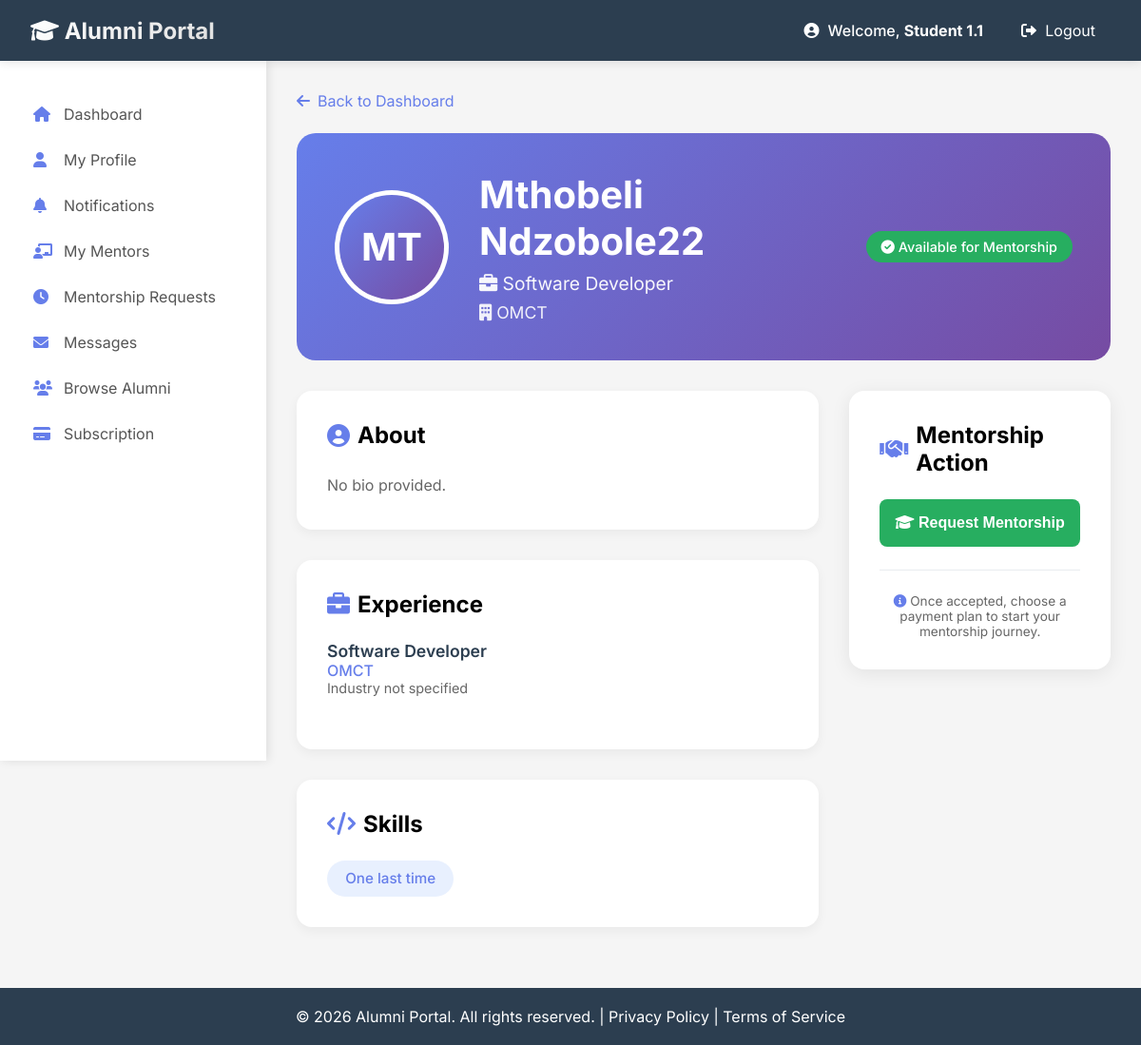
Page /student/alumni/2 (signed in) on the committed database.
### app/models/user.py (models this page shows)
class User(db.Model):
    __tablename__ = 'users'
    id = db.Column(db.Integer, primary_key=True)
    full_name = db.Column(db.String(100))
    email = db.Column(db.String(120), unique=True, nullable=False)
    password_hash = db.Column(db.Text, nullable=False)
    role = db.Column(db.String(20), nullable=False)
    profile_picture = db.Column(db.Text, default='default_avatar.png')
    created_at = db.Column(db.DateTime, default=datetime.utcnow)

class AlumniProfile(db.Model):
    __tablename__ = 'alumni_profiles'
    id = db.Column(db.Integer, primary_key=True)
    user_id = db.Column(db.Integer, db.ForeignKey('users.id', ondelete='CASCADE'), unique=True)
    job_title = db.Column(db.String(100))
    company = db.Column(db.String(100))
    industry = db.Column(db.String(100))
    skills = db.Column(db.Text)
    graduation_year = db.Column(db.Integer)
    mentorship_available = db.Column(db.Boolean, default=True)
    rating_count = db.Column(db.Integer, default=0)

### app/routes/student_routes.py (the view)
@student_bp.route("/alumni/<int:alumni_id>")
def view_alumni(alumni_id):
    user = get_current_user()
    if not user or user.role != 'student':
        return redirect(url_for('views.login_page'))
    alumni = User.query.get_or_404(alumni_id)
    if alumni.role != 'alumni':
        flash('User is not an alumni.', 'error')
        return redirect(url_for('student.dashboard'))
    profile = AlumniProfile.query.filter_by(user_id=alumni_id).first()
    from ..models.user import ConnectionRequest
    connection = ConnectionRequest.query.filter(
        ((ConnectionRequest.sender_id == user.id) & (ConnectionRequest.receiver_id == alumni_id)) |
        ((ConnectionRequest.sender_id == alumni_id) & (ConnectionRequest.receiver_id == user.id))
    ).first()
    connection_status = 'none'
    if connection:
        connection_status = connection.status
    mentorship_request = MentorshipRequest.query.filter_by(
        student_id=user.id,
        alumni_id=alumni_id
    ).first()
    print("="*50)
    print(f"VIEW ALUMNI DEBUG:")
    print(f"Alumni ID: {alumni_id}")
    print(f"Student ID: {user.id}")
    print(f"Connection Status: {connection_status}")
    print(f"Profile exists: {profile is not None}")
    if profile:
        print(f"Mentorship Available: {profile.mentorship_available}")
    print(f"Mentorship Request: {mentorship_request}")
    print("="*50)
    if mentorship_request:
        print(f"Mentorship Request Status: {mentorship_request.status}")
    return render_template("student/view_alumni.html",
                         user=user,
                         alumni=alumni,
                         profile=profile,
                         connection_status=connection_status,
                         mentorship_request=mentorship_request)

### app/routes/student_routes.py (called while the page is built)
def get_current_user():
    if 'user_id' in session:
        return User.query.get(session['user_id'])
    return None

### app/templates/student/view_alumni.html (shortened to what this page needs)
{% extends "student/base_student.html" %}
{% block student_content %}
<div style="margin-bottom: 1.5rem;">
    <a href="{{ url_for('student.dashboard') }}" style="color: #667eea; text-decoration: none; display: inline-flex; align-items: center; gap: 0.5rem;">
        <i class="fas fa-arrow-left"></i> Back to Dashboard
    </a>
</div>
<div style="background: linear-gradient(135deg, #667eea 0%, #764ba2 100%); border-radius: 20px; padding: 2.5rem; margin-bottom: 2rem; color: white;">
    <div style="display: flex; align-items: center; gap: 2rem; flex-wrap: wrap;">
        <div style="width: 120px; height: 120px; background: white; border-radius: 50%; display: flex; align-items: center; justify-content: center; border: 4px solid rgba(255,255,255,0.3);">
            <div style="width: 110px; height: 110px; background: linear-gradient(135deg, #667eea 0%, #764ba2 100%); border-radius: 50%; display: flex; align-items: center; justify-content: center; color: white; font-size: 2.5rem; font-weight: bold;">
                {{ alumni.full_name[:2].upper() }}
            </div>
        </div>
        <div style="flex: 1;">
            <h1 style="font-size: 2.5rem; margin-bottom: 0.5rem;">{{ alumni.full_name }}</h1>
            {% if profile %}
                <p style="font-size: 1.2rem; opacity: 0.95; margin-bottom: 0.5rem;">
                    <i class="fas fa-briefcase"></i> {{ profile.job_title or 'Professional' }}
                </p>
                <p style="font-size: 1.1rem; opacity: 0.9;">
                    <i class="fas fa-building"></i> {{ profile.company or 'Company not specified' }}
                </p>
            {% endif %}
        </div>
        <div>
            {% if profile and profile.mentorship_available %}
                <span class="status-badge badge-available">
                    <i class="fas fa-check-circle"></i> Available for Mentorship
                </span>
            {% else %}
                <span class="status-badge badge-unavailable">
                    <i class="fas fa-times-circle"></i> Not Available for Mentorship
                </span>
            {% endif %}
        </div>
    </div>
</div>
<div style="display: grid; grid-template-columns: 2fr 1fr; gap: 2rem;">
    <div>
        <div style="background: white; border-radius: 16px; padding: 2rem; margin-bottom: 2rem; box-shadow: 0 4px 12px rgba(0,0,0,0.05);">
            <h2 style="margin-bottom: 1.5rem; display: flex; align-items: center; gap: 0.5rem;">
                <i class="fas fa-user-circle" style="color: #667eea;"></i> About
            </h2>
            <p style="color: #666; line-height: 1.8;">
                {{ profile.bio or 'No bio provided.' }}
            </p>
        </div>
        <div style="background: white; border-radius: 16px; padding: 2rem; margin-bottom: 2rem; box-shadow: 0 4px 12px rgba(0,0,0,0.05);">
            <h2 style="margin-bottom: 1.5rem; display: flex; align-items: center; gap: 0.5rem;">
                <i class="fas fa-briefcase" style="color: #667eea;"></i> Experience
            </h2>
            <div style="margin-bottom: 1.5rem;">
                <h3 style="font-size: 1.1rem; font-weight: 600; color: #2c3e50;">{{ profile.job_title or 'Current Position' }}</h3>
                <p style="color: #667eea; font-weight: 500;">{{ profile.company or 'Company' }}</p>
                <p style="color: #666; font-size: 0.9rem;">{{ profile.industry or 'Industry not specified' }}</p>
            </div>
        </div>
        {% if profile and profile.skills %}
        <div style="background: white; border-radius: 16px; padding: 2rem; margin-bottom: 2rem; box-shadow: 0 4px 12px rgba(0,0,0,0.05);">
            <h2 style="margin-bottom: 1.5rem; display: flex; align-items: center; gap: 0.5rem;">
                <i class="fas fa-code" style="color: #667eea;"></i> Skills
            </h2>
            <div style="display: flex; flex-wrap: wrap; gap: 0.75rem;">
                {% for skill in profile.skills.split(',') %}
                <span style="background: #e8f0fe; color: #667eea; padding: 0.6rem 1.2rem; border-radius: 30px; font-size: 0.95rem; font-weight: 500;">
                    {{ skill.strip() }}
                </span>
                {% endfor %}
            </div>
        </div>
        {% endif %}
    </div>
    <div>
        <div class="action-card">
            <h2 style="margin-bottom: 1.5rem; display: flex; align-items: center; gap: 0.5rem;">
                <i class="fas fa-handshake" style="color: #667eea;"></i> Mentorship Action
            </h2>
            {% if not mentorship_request %}
                {% if profile and profile.mentorship_available %}
                    <button class="btn-mentorship btn-mentorship-available" onclick="showMentorshipForm()">
                        <i class="fas fa-graduation-cap"></i> Request Mentorship
                    </button>
                {% else %}
                    <div class="status-message status-unavailable">
                        <i class="fas fa-times-circle"></i> Not Available for Mentorship
                        <p style="font-size: 0.9rem; margin-top: 0.5rem;">This mentor is currently not accepting requests.</p>
                    </div>
                {% endif %}
            {% elif mentorship_request.status == 'pending' %}
                <div class="status-message status-pending">
                    <i class="fas fa-clock"></i> Request Pending
                    <p style="font-size: 0.9rem; margin-top: 0.5rem;">Waiting for {{ alumni.full_name.split()[0] }} to respond.</p>
                </div>
            {% elif mentorship_request.status == 'rejected' %}
                <div class="status-message status-rejected">
                    <i class="fas fa-times-circle"></i> Request Declined
                    <p style="font-size: 0.9rem; margin-top: 0.5rem;">{{ alumni.full_name.split()[0] }} is not available for mentorship at this time.</p>
                </div>
            {% endif %}
            <p style="color: #666; font-size: 0.85rem; text-align: center; margin-top: 1.5rem; padding-top: 1.5rem; border-top: 1px solid #e9ecef;">
                <i class="fas fa-info-circle" style="color: #667eea;"></i>
                Once accepted, choose a payment plan to start your mentorship journey.
            </p>
        </div>
    </div>
</div>
{% endblock %}

### app/templates/base.html (shortened to what this page needs)
<!DOCTYPE html>
<html lang="en">
<head>
    <link rel="stylesheet" href="https://cdnjs.cloudflare.com/ajax/libs/font-awesome/6.0.0/css/all.min.css">
</head>
<body>
    <nav class="navbar">
        <div class="logo">
            <a href="{{ url_for('views.home') }}">
                <i class="fas fa-graduation-cap"></i> Alumni Portal
            </a>
        </div>
        <div class="user-menu">
            {% if session.get('user_id') %}
                <span>
                    <i class="fas fa-user-circle"></i>
                    Welcome, <strong>{{ session.get('user_name', 'User') }}</strong>
                </span>
                <a href="{{ url_for('auth.logout') }}">
                    <i class="fas fa-sign-out-alt"></i> Logout
                </a>
            {% endif %}
        </div>
    </nav>
    {% block content %}{% endblock %}
    <footer class="footer">
        <p>&copy; 2026 Alumni Portal. All rights reserved. | <a href="#" style="color: white; text-decoration: none;">Privacy Policy</a> | <a href="#" style="color: white; text-decoration: none;">Terms of Service</a></p>
    </footer>
</body>
</html>

### app/templates/student/view_alumni.html (style rules this page uses)
.action-card { background: white; border-radius: 16px; padding: 2rem; margin-bottom: 2rem; box-shadow: 0 4px 20px rgba(0,0,0,0.08); position: sticky; top: 2rem; }
.status-badge { display: inline-block; padding: 0.5rem 1rem; border-radius: 30px; font-size: 0.9rem; font-weight: 500; }
.badge-available { background: #27ae60; color: white; }
.btn-mentorship { width: 100%; padding: 1rem; border: none; border-radius: 8px; font-size: 1rem; font-weight: 600; cursor: pointer; transition: all 0.2s; }
.btn-mentorship-available { background: #27ae60; color: white; }

### app/templates/base.html (style rules this page uses)
* { margin: 0; padding: 0; box-sizing: border-box; }
body { font-family: 'Inter', -apple-system, BlinkMacSystemFont, 'Segoe UI', Roboto, Oxygen, Ubuntu, sans-serif; background: #f5f5f5; min-height: 100vh; display: flex; flex-direction: column; }
.navbar { background: #2c3e50; color: white; padding: 1rem 2rem; display: flex; justify-content: space-between; align-items: center; position: sticky; top: 0; z-index: 1000; height: 64px; width: 100%; box-shadow: 0 2px 10px rgba(0,0,0,0.1); }
.logo a { color: white; text-decoration: none; font-size: 1.5rem; font-weight: bold; white-space: nowrap; background: linear-gradient(135deg, #fff 0%, #e0e0e0 100%); -webkit-background-clip: text; -webkit-text-fill-color: transparent; background-clip: text; }
.user-menu { display: flex; align-items: center; gap: 1.5rem; }
.user-menu span { font-weight: 500; white-space: nowrap; }
.user-menu a { color: white; text-decoration: none; padding: 0.5rem 1rem; border-radius: 5px; transition: background 0.3s; white-space: nowrap; }
.user-menu i { margin-right: 0.3rem; }
.footer { background: #2c3e50; color: white; text-align: center; padding: 1rem; margin-top: auto; height: 60px; display: flex; align-items: center; justify-content: center; }

### rows in the picture
User: get "Student 1.1"
User: full_name "MT", full_name "Mthobeli Ndzobole22"
AlumniProfile: job_title "Software Developer", company "OMCT", industry "Industry not specified", strip "One last time"

### other values in the picture
{{ profile.bio or 'No bio provided.' }} "No bio provided."
